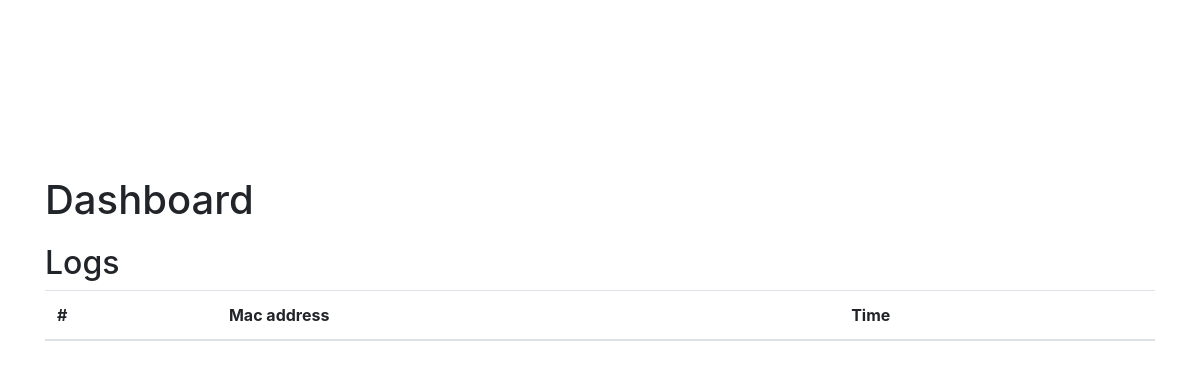
The app's page /, older data.
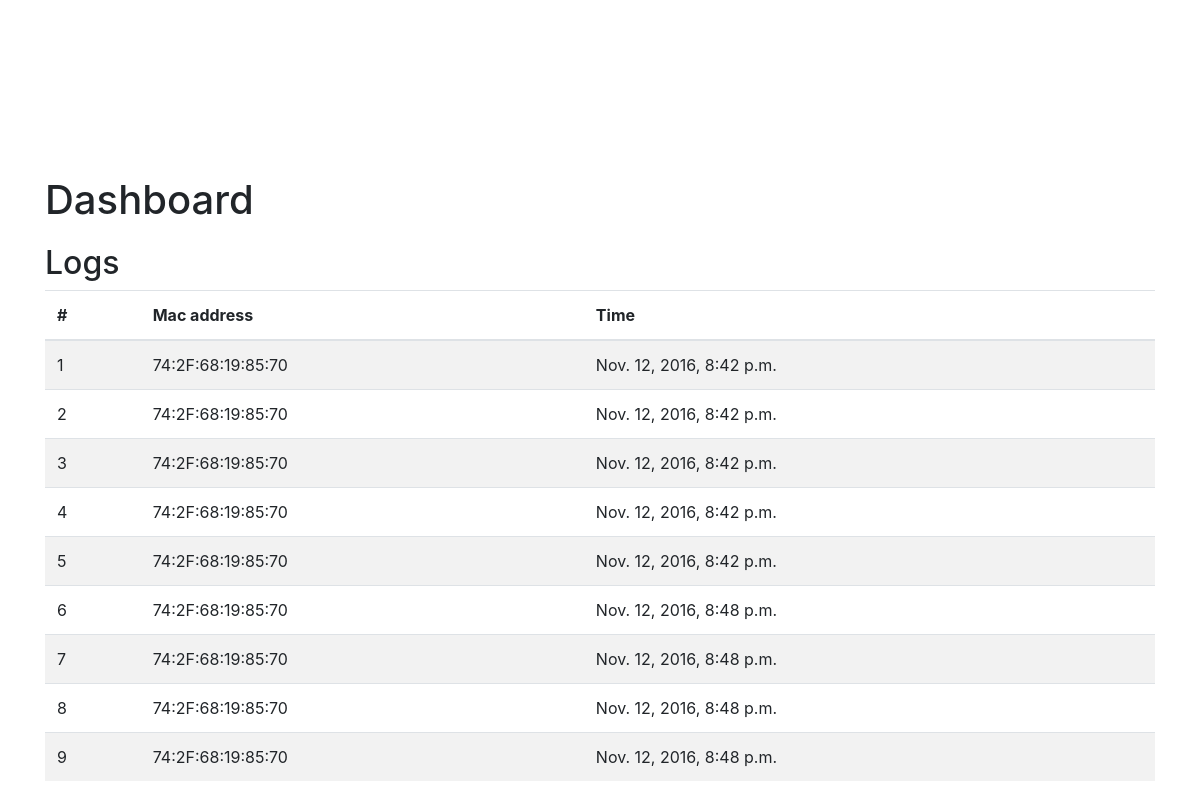
The same page, newer data.
### myapp/models.py (models this page shows)
class Object(models.Model):
    mac_address = models.CharField(max_length=200)
    date_time = models.DateTimeField()

### myapp/views.py (the view)
# urls.py: 2. Add a URL to urlpatterns:  url(r'^$', views.home, name='home')
def home(request):
    objects = Object.objects.all()
    return render(request, 'myapp/index.html', {'objects' : objects})

### myapp/templates/myapp/index.html (shortened to what this page needs)
<!DOCTYPE html>
<html lang="en">
<head>
    <link rel="stylesheet" href="https://maxcdn.bootstrapcdn.com/bootstrap/4.0.0-alpha.5/css/bootstrap.min.css"
>
</head>
<body>
<nav class="navbar navbar-dark navbar-fixed-top bg-inverse">
      <button type="button" class="navbar-toggler hidden-sm-up" data-toggle="collapse" data-target="#navbar" aria-expanded="false" aria-controls="navbar" aria-label="Toggle navigation"></button>
      <a class="navbar-brand" href="#">Watcher</a>
      <div id="navbar">
        <nav class="nav navbar-nav float-xs-left">
          <a class="nav-item nav-link" href="#">Dashboard</a>
          <a class="nav-item nav-link" href="#">Settings</a>
          <a class="nav-item nav-link" href="#">Profile</a>
          <a class="nav-item nav-link" href="#">Help</a>
        </nav>
      </div>
    </nav>
<div class="container">
  <div class="row">
      <div class="container-fluid">
      <div class="row">
        <div class="col-sm-12 main">
          <h1>Dashboard</h1>
          <h2 style="margin-top: 20px">Logs</h2>
          <div class="table-responsive">
            <table class="table table-striped">
              <thead>
                <tr>
                  <th>#</th>
                  <th>Mac address</th>
                  <th>Time</th>
                </tr>
              </thead>
              <tbody>
                {% for object in objects %}
                    <tr>
                      <td>{{ object.id }}</td>
                      <td>{{ object.mac_address }}</td>
                      <td>{{ object.date_time }}</td>
                    </tr>
                {% endfor %}
              </tbody>
            </table>
          </div>
        </div>
      </div>
    </div>
  </div>
</div>
</body>
</html>

Row changes from the older to the newer data that the page shows:
added Object: id "1", mac_address "74:2F:68:19:85:70", date_time "Nov. 12, 2016, 8:42 p.m."
added Object: id "2", mac_address "74:2F:68:19:85:70", date_time "Nov. 12, 2016, 8:42 p.m."
added Object: id "3", mac_address "74:2F:68:19:85:70", date_time "Nov. 12, 2016, 8:42 p.m."
added Object: id "4", mac_address "74:2F:68:19:85:70", date_time "Nov. 12, 2016, 8:42 p.m."
added Object: id "5", mac_address "74:2F:68:19:85:70", date_time "Nov. 12, 2016, 8:42 p.m."
added Object: id "6", mac_address "74:2F:68:19:85:70", date_time "Nov. 12, 2016, 8:48 p.m."
added Object: id "7", mac_address "74:2F:68:19:85:70", date_time "Nov. 12, 2016, 8:48 p.m."
added Object: id "8", mac_address "74:2F:68:19:85:70", date_time "Nov. 12, 2016, 8:48 p.m."
added Object: id "9", mac_address "74:2F:68:19:85:70", date_time "Nov. 12, 2016, 8:48 p.m."
